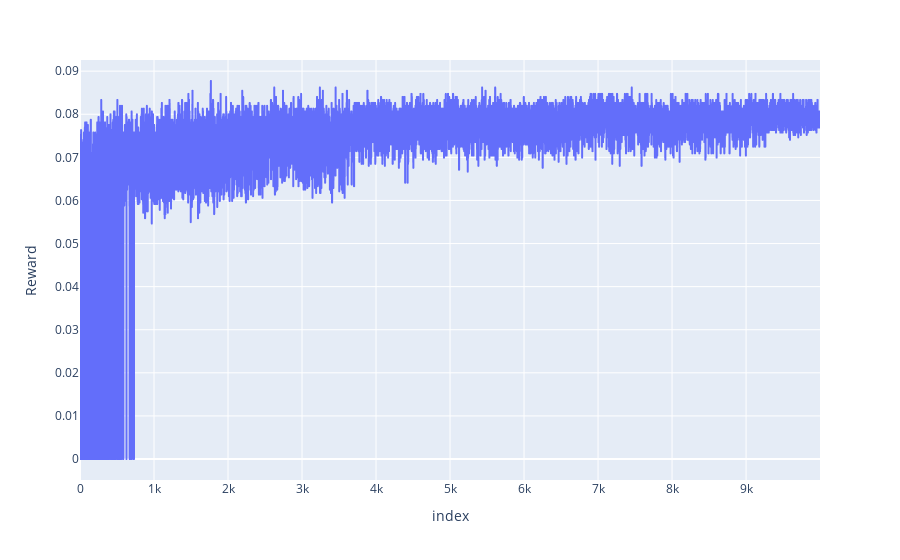

The notebook cell saved with this chart:
### Code cell
px.line(pd.Series(scores, name='Reward'),y='Reward').show()

### Figure 1 — Plotly figure (JSON) as saved in the notebook; plotly's stock layout.template omitted (floating-point values rounded to 4 significant figures; data arrays with more than 128 entries replaced by an {"elided": "..."} marker saying what was removed)
{"data": [{"hovertemplate": "index=%{x}<br>Reward=%{y}<extra></extra>", "legendgroup": "", "line": {"color": "#636efa", "dash": "solid"}, "marker": {"symbol": "circle"}, "mode": "lines", "name": "", "showlegend": false, "type": "scattergl", "x": {"elided": "10000 int values"}, "xaxis": "x", "y": {"elided": "10000 float values"}, "yaxis": "y"}], "layout": {"legend": {"tracegroupgap": 0}, "margin": {"t": 60}, "xaxis": {"anchor": "y", "domain": [0, 1], "title": {"text": "index"}}, "yaxis": {"anchor": "x", "domain": [0, 1], "title": {"text": "Reward"}}}}
